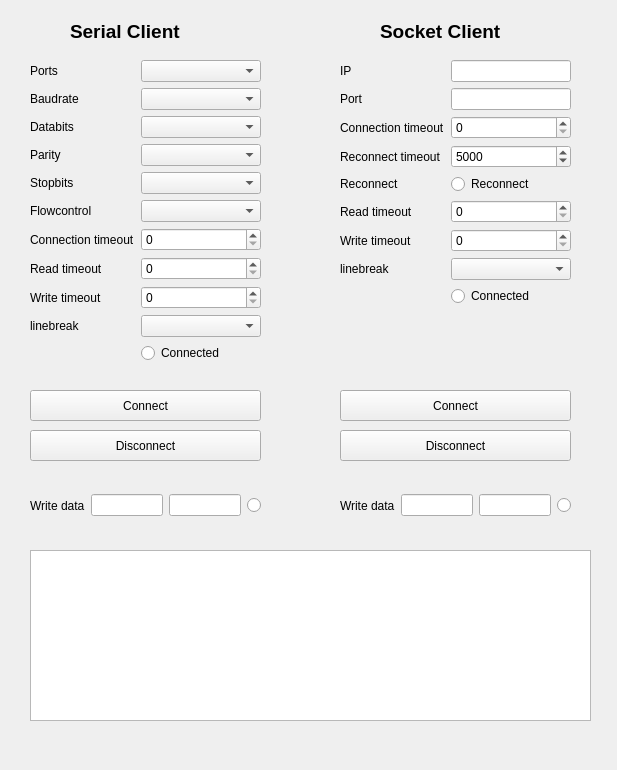
<?xml version="1.0" encoding="UTF-8"?>
<ui version="4.0">
 <class>ClientConnectionGui</class>
 <widget class="QWidget" name="ClientConnectionGui">
  <property name="geometry">
   <rect>
    <x>0</x>
    <y>0</y>
    <width>617</width>
    <height>770</height>
   </rect>
  </property>
  <property name="windowTitle">
   <string>Form</string>
  </property>
  <widget class="QPushButton" name="pushButton_connectSerialClient">
   <property name="geometry">
    <rect>
     <x>30</x>
     <y>390</y>
     <width>231</width>
     <height>31</height>
    </rect>
   </property>
   <property name="text">
    <string>Connect</string>
   </property>
  </widget>
  <widget class="QPlainTextEdit" name="plainTextEdit_serialClient">
   <property name="geometry">
    <rect>
     <x>30</x>
     <y>550</y>
     <width>561</width>
     <height>171</height>
    </rect>
   </property>
  </widget>
  <widget class="QWidget" name="formLayoutWidget">
   <property name="geometry">
    <rect>
     <x>30</x>
     <y>60</y>
     <width>231</width>
     <height>316</height>
    </rect>
   </property>
   <layout class="QFormLayout" name="formLayout">
    <item row="0" column="1">
     <widget class="QComboBox" name="comboBox_serialports"/>
    </item>
    <item row="0" column="0">
     <widget class="QLabel" name="label_2">
      <property name="text">
       <string>Ports</string>
      </property>
     </widget>
    </item>
    <item row="1" column="1">
     <widget class="QComboBox" name="comboBox_baudrate"/>
    </item>
    <item row="2" column="1">
     <widget class="QComboBox" name="comboBox_databits"/>
    </item>
    <item row="3" column="1">
     <widget class="QComboBox" name="comboBox_parity"/>
    </item>
    <item row="4" column="1">
     <widget class="QComboBox" name="comboBox_stopbits"/>
    </item>
    <item row="5" column="1">
     <widget class="QComboBox" name="comboBox_flowcontrol"/>
    </item>
    <item row="6" column="1">
     <widget class="QSpinBox" name="spinBox_connectionTimeout"/>
    </item>
    <item row="1" column="0">
     <widget class="QLabel" name="label_3">
      <property name="text">
       <string>Baudrate</string>
      </property>
     </widget>
    </item>
    <item row="2" column="0">
     <widget class="QLabel" name="label_4">
      <property name="text">
       <string>Databits</string>
      </property>
     </widget>
    </item>
    <item row="3" column="0">
     <widget class="QLabel" name="label_5">
      <property name="text">
       <string>Parity</string>
      </property>
     </widget>
    </item>
    <item row="4" column="0">
     <widget class="QLabel" name="label_6">
      <property name="text">
       <string>Stopbits</string>
      </property>
     </widget>
    </item>
    <item row="5" column="0">
     <widget class="QLabel" name="label_7">
      <property name="text">
       <string>Flowcontrol</string>
      </property>
     </widget>
    </item>
    <item row="6" column="0">
     <widget class="QLabel" name="label_8">
      <property name="text">
       <string>Connection timeout</string>
      </property>
     </widget>
    </item>
    <item row="7" column="1">
     <widget class="QSpinBox" name="spinBox_readTimeout"/>
    </item>
    <item row="8" column="1">
     <widget class="QSpinBox" name="spinBox_writeTimeout"/>
    </item>
    <item row="7" column="0">
     <widget class="QLabel" name="label_9">
      <property name="text">
       <string>Read timeout</string>
      </property>
     </widget>
    </item>
    <item row="8" column="0">
     <widget class="QLabel" name="label_10">
      <property name="text">
       <string>Write timeout</string>
      </property>
     </widget>
    </item>
    <item row="9" column="0">
     <widget class="QLabel" name="label_11">
      <property name="text">
       <string>linebreak</string>
      </property>
     </widget>
    </item>
    <item row="9" column="1">
     <widget class="QComboBox" name="comboBox_linebreak"/>
    </item>
    <item row="10" column="1">
     <widget class="QRadioButton" name="radioButton_serial_connected">
      <property name="text">
       <string>Connected</string>
      </property>
     </widget>
    </item>
   </layout>
  </widget>
  <widget class="QWidget" name="horizontalLayoutWidget">
   <property name="geometry">
    <rect>
     <x>30</x>
     <y>490</y>
     <width>231</width>
     <height>31</height>
    </rect>
   </property>
   <layout class="QHBoxLayout" name="horizontalLayout">
    <item>
     <widget class="QLabel" name="label">
      <property name="text">
       <string>Write data</string>
      </property>
     </widget>
    </item>
    <item>
     <widget class="QLineEdit" name="lineEdit_writeDataSerialClient"/>
    </item>
    <item>
     <widget class="QLineEdit" name="lineEdit_msSleepSerialClient"/>
    </item>
    <item>
     <widget class="QRadioButton" name="radioButton_serialWriteMultiple">
      <property name="text">
       <string/>
      </property>
     </widget>
    </item>
   </layout>
  </widget>
  <widget class="QLabel" name="label_12">
   <property name="geometry">
    <rect>
     <x>70</x>
     <y>20</y>
     <width>151</width>
     <height>21</height>
    </rect>
   </property>
   <property name="text">
    <string>&lt;html&gt;&lt;head/&gt;&lt;body&gt;&lt;p&gt;&lt;span style=&quot; font-size:14pt; font-weight:600;&quot;&gt;Serial Client&lt;/span&gt;&lt;/p&gt;&lt;/body&gt;&lt;/html&gt;</string>
   </property>
  </widget>
  <widget class="QLabel" name="label_13">
   <property name="geometry">
    <rect>
     <x>380</x>
     <y>20</y>
     <width>151</width>
     <height>21</height>
    </rect>
   </property>
   <property name="text">
    <string>&lt;html&gt;&lt;head/&gt;&lt;body&gt;&lt;p&gt;&lt;span style=&quot; font-size:14pt; font-weight:600;&quot;&gt;Socket Client&lt;/span&gt;&lt;/p&gt;&lt;/body&gt;&lt;/html&gt;</string>
   </property>
  </widget>
  <widget class="QWidget" name="formLayoutWidget_2">
   <property name="geometry">
    <rect>
     <x>340</x>
     <y>60</y>
     <width>231</width>
     <height>279</height>
    </rect>
   </property>
   <layout class="QFormLayout" name="formLayout_2">
    <item row="0" column="0">
     <widget class="QLabel" name="label_14">
      <property name="text">
       <string>IP</string>
      </property>
     </widget>
    </item>
    <item row="1" column="0">
     <widget class="QLabel" name="label_15">
      <property name="text">
       <string>Port</string>
      </property>
     </widget>
    </item>
    <item row="2" column="0">
     <widget class="QLabel" name="label_20">
      <property name="text">
       <string>Connection timeout</string>
      </property>
     </widget>
    </item>
    <item row="2" column="1">
     <widget class="QSpinBox" name="spinBox_connectionTimeoutSocketClient"/>
    </item>
    <item row="6" column="0">
     <widget class="QLabel" name="label_21">
      <property name="text">
       <string>Read timeout</string>
      </property>
     </widget>
    </item>
    <item row="6" column="1">
     <widget class="QSpinBox" name="spinBox_readTimeoutSocketClient"/>
    </item>
    <item row="7" column="0">
     <widget class="QLabel" name="label_22">
      <property name="text">
       <string>Write timeout</string>
      </property>
     </widget>
    </item>
    <item row="7" column="1">
     <widget class="QSpinBox" name="spinBox_writeTimeoutSocketClient"/>
    </item>
    <item row="8" column="0">
     <widget class="QLabel" name="label_23">
      <property name="text">
       <string>linebreak</string>
      </property>
     </widget>
    </item>
    <item row="8" column="1">
     <widget class="QComboBox" name="comboBox_linebreakSocketClient"/>
    </item>
    <item row="0" column="1">
     <widget class="QLineEdit" name="lineEdit_ipSocketClient"/>
    </item>
    <item row="1" column="1">
     <widget class="QLineEdit" name="lineEdit_portSocketClient"/>
    </item>
    <item row="3" column="0">
     <widget class="QLabel" name="label_24">
      <property name="text">
       <string>Reconnect timeout</string>
      </property>
     </widget>
    </item>
    <item row="3" column="1">
     <widget class="QSpinBox" name="spinBox_reconnectTimeoutSocketClient">
      <property name="minimum">
       <number>100</number>
      </property>
      <property name="maximum">
       <number>10000</number>
      </property>
      <property name="singleStep">
       <number>1000</number>
      </property>
      <property name="value">
       <number>5000</number>
      </property>
     </widget>
    </item>
    <item row="5" column="0">
     <widget class="QLabel" name="label_25">
      <property name="text">
       <string>Reconnect </string>
      </property>
     </widget>
    </item>
    <item row="5" column="1">
     <widget class="QRadioButton" name="radioButton_reconnect_on_timeout">
      <property name="text">
       <string>Reconnect</string>
      </property>
     </widget>
    </item>
    <item row="9" column="1">
     <widget class="QRadioButton" name="radioButton_socket_connected">
      <property name="text">
       <string>Connected</string>
      </property>
     </widget>
    </item>
   </layout>
  </widget>
  <widget class="QPushButton" name="pushButton_connectSocketClient">
   <property name="geometry">
    <rect>
     <x>340</x>
     <y>390</y>
     <width>231</width>
     <height>31</height>
    </rect>
   </property>
   <property name="text">
    <string>Connect</string>
   </property>
  </widget>
  <widget class="QWidget" name="horizontalLayoutWidget_2">
   <property name="geometry">
    <rect>
     <x>340</x>
     <y>490</y>
     <width>231</width>
     <height>31</height>
    </rect>
   </property>
   <layout class="QHBoxLayout" name="horizontalLayout_2">
    <item>
     <widget class="QLabel" name="label_16">
      <property name="text">
       <string>Write data</string>
      </property>
     </widget>
    </item>
    <item>
     <widget class="QLineEdit" name="lineEdit_writeDataSocketClient"/>
    </item>
    <item>
     <widget class="QLineEdit" name="lineEdit_msSleepSocketClient"/>
    </item>
    <item>
     <widget class="QRadioButton" name="radioButton_socketWriteMultiple">
      <property name="text">
       <string/>
      </property>
     </widget>
    </item>
   </layout>
  </widget>
  <widget class="QPushButton" name="pushButton_disconnectSerialClient">
   <property name="geometry">
    <rect>
     <x>30</x>
     <y>430</y>
     <width>231</width>
     <height>31</height>
    </rect>
   </property>
   <property name="text">
    <string>Disconnect</string>
   </property>
  </widget>
  <widget class="QPushButton" name="pushButton_disconnectSocketClient">
   <property name="geometry">
    <rect>
     <x>340</x>
     <y>430</y>
     <width>231</width>
     <height>31</height>
    </rect>
   </property>
   <property name="text">
    <string>Disconnect</string>
   </property>
  </widget>
 </widget>
 <resources/>
 <connections/>
</ui>
